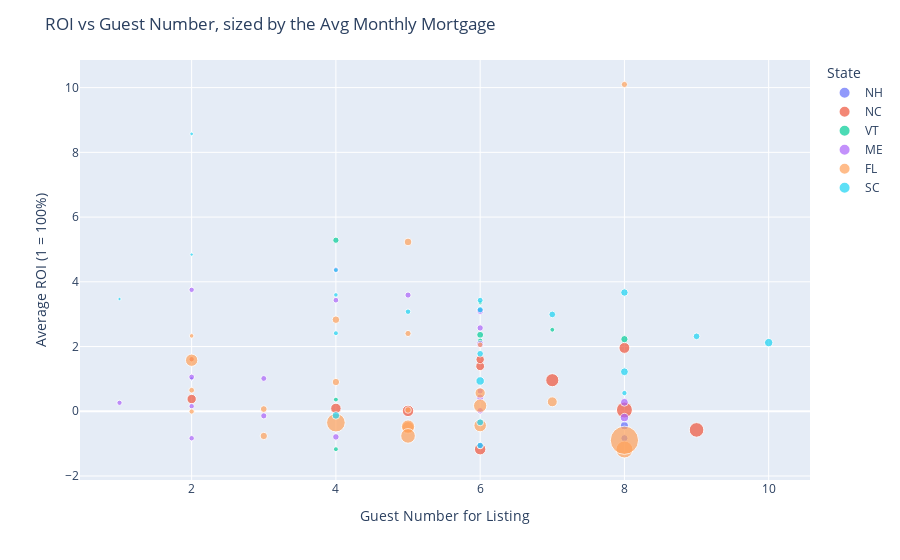
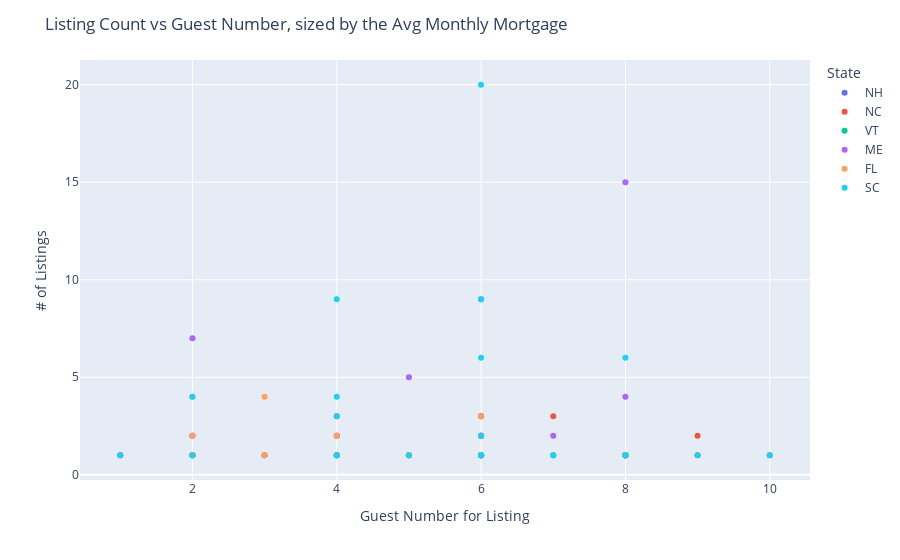

Notebook code for these charts, in order:
### Code cell
roi_bubble_plot(combined_data)
listing_count_bubble_plot(combined_data)

### Figure 1 — Plotly figure (JSON) as saved in the notebook; plotly's stock layout.template omitted (floating-point values rounded to 4 significant figures)
{"data": [{"hovertemplate": "<b>%{hovertext}</b><br><br>State=NH<br>guest_no=%{x}<br>median_ROI=%{y}<br>avg_30_yr_mort=%{marker.size}<extra></extra>", "hovertext": [3809, 3574, 3574, 3251], "legendgroup": "NH", "marker": {"color": "#636efa", "size": [3049.0, 980.8, 1878.0, 3786.0], "sizemode": "area", "sizeref": 117.5, "symbol": "circle"}, "mode": "markers", "name": "NH", "orientation": "v", "showlegend": true, "type": "scatter", "x": [8, 2, 6, 8], "xaxis": "x", "y": [-0.8313, 1.003, null, -0.4465], "yaxis": "y"}, {"hovertemplate": "<b>%{hovertext}</b><br><br>State=NC<br>guest_no=%{x}<br>median_ROI=%{y}<br>avg_30_yr_mort=%{marker.size}<extra></extra>", "hovertext": [28512, 28461, 28428, 28428, 28428, 28428, 28428, 28462, 28480, 28480, 28480, 28480, 28480, 28480, 28480], "legendgroup": "NC", "marker": {"color": "#EF553B", "size": [4572.0, 7004.0, 1711.0, 1711.0, 4154.0, 3941.0, 4367.0, 6588.0, 5147.0, 6435.0, 7722.0, 7722.0, 10130.0, 15000.0, 12560.0], "sizemode": "area", "sizeref": 117.5, "symbol": "circle"}, "mode": "markers", "name": "NC", "orientation": "v", "showlegend": true, "type": "scatter", "x": [6, 8, 1, 2, 6, 8, 10, 9, 2, 4, 5, 6, 7, 8, 9], "xaxis": "x", "y": [1.392, 1.957, null, 1.608, 1.601, null, null, null, 0.3781, 0.0883, 0.01229, -1.171, 0.9602, 0.03973, -0.5758], "yaxis": "y"}, {"hovertemplate": "<b>%{hovertext}</b><br><br>State=VT<br>guest_no=%{x}<br>median_ROI=%{y}<br>avg_30_yr_mort=%{marker.size}<extra></extra>", "hovertext": [5860, 5450, 5751, 5751, 5751, 5478, 5487, 5672], "legendgroup": "VT", "marker": {"color": "#00cc96", "size": [1056.0, 1365.0, 1420.0, 2805.0, 3109.0, 1400.0, 1630.0, 2323.0], "sizemode": "area", "sizeref": 117.5, "symbol": "circle"}, "mode": "markers", "name": "VT", "orientation": "v", "showlegend": true, "type": "scatter", "x": [6, 7, 4, 6, 8, 4, 6, 4], "xaxis": "x", "y": [3.352, 2.519, -1.171, 2.361, 2.229, 0.3616, 2.181, 5.285], "yaxis": "y"}, {"hovertemplate": "<b>%{hovertext}</b><br><br>State=ME<br>guest_no=%{x}<br>median_ROI=%{y}<br>avg_30_yr_mort=%{marker.size}<extra></extra>", "hovertext": [4015, 4015, 4039, 4039, 4043, 4055, 4055, 4064, 4064, 4064, 4064, 4064, 4064, 4064, 4064, 4274, 4071, 4071, 4071, 4072, 4084, 4062], "legendgroup": "ME", "marker": {"color": "#ab63fa", "size": [1982.0, 2420.0, 2016.0, 2273.0, 1749.0, 1688.0, 2298.0, 1611.0, 1728.0, 2020.0, 2516.0, 2246.0, 2517.0, 2764.0, 3655.0, 1910.0, 2241.0, 3146.0, 4236.0, 2904.0, 2854.0, 2355.0], "sizemode": "area", "sizeref": 117.5, "symbol": "circle"}, "mode": "markers", "name": "ME", "orientation": "v", "showlegend": true, "type": "scatter", "x": [2, 6, 4, 6, 2, 2, 6, 1, 2, 3, 4, 5, 6, 7, 8, 4, 3, 6, 8, 6, 6, 6], "xaxis": "x", "y": [1.059, -1.056, 4.37, 0.6273, -0.8329, 3.753, 3.107, 0.2626, 0.1558, 1.014, -0.7922, 3.59, 0.01511, null, 0.277, 3.433, -0.1416, 2.077, -0.1935, 0.4253, 3.1, 2.575], "yaxis": "y"}, {"hovertemplate": "<b>%{hovertext}</b><br><br>State=FL<br>guest_no=%{x}<br>median_ROI=%{y}<br>avg_30_yr_mort=%{marker.size}<extra></extra>", "hovertext": [33109, 33125, 33127, 33127, 33131, 33131, 33133, 33133, 33137, 33138, 33138, 33150, 33139, 33139, 33139, 33139, 33139, 33140, 33141, 33141, 33141, 33169, 33175, 33147], "legendgroup": "FL", "marker": {"color": "#FFA15A", "size": [8746.0, 1841.0, 1938.0, 2541.0, 3201.0, 3201.0, 10290.0, 16940.0, 10430.0, 2225.0, 6232.0, 2263.0, 8962.0, 2708.0, 20410.0, 12590.0, 47013, 3351.0, 1239.0, 9235.0, 5819.0, 668.9, 3518.0, 1661.0], "sizemode": "area", "sizeref": 117.5, "symbol": "circle"}, "mode": "markers", "name": "FL", "orientation": "v", "showlegend": true, "type": "scatter", "x": [5, 6, 2, 5, 3, 4, 5, 8, 6, 5, 6, 8, 2, 3, 4, 5, 8, 4, 2, 6, 7, 3, 5, 2], "xaxis": "x", "y": [-0.5059, 2.054, 0.6501, 0.03988, -0.7629, 0.9031, -0.4717, -1.181, 0.1718, 2.403, 0.5661, 10.1, 1.577, 0.0684, -0.352, -0.761, -0.8963, 2.829, 2.329, -0.44, 0.2918, null, 5.231, -0.007231], "yaxis": "y"}, {"hovertemplate": "<b>%{hovertext}</b><br><br>State=SC<br>guest_no=%{x}<br>median_ROI=%{y}<br>avg_30_yr_mort=%{marker.size}<extra></extra>", "hovertext": [29579, 29579, 29579, 29579, 29579, 29579, 29579, 29572, 29577, 29577, 29577, 29577, 29577, 29582, 29582, 29582, 29582, 29585, 29585, 29575], "legendgroup": "SC", "marker": {"color": "#19d3f3", "size": [637.4, 637.4, 1419.0, 2263.0, 2656.0, 1662.0, 2656.0, 4248.0, 781.6, 1192.0, 1773.0, 2050.0, 3252.0, 1431.0, 2561.0, 3624.0, 4100.0, 3380.0, 2889.0, 2540.0], "sizemode": "area", "sizeref": 117.5, "symbol": "circle"}, "mode": "markers", "name": "SC", "orientation": "v", "showlegend": true, "type": "scatter", "x": [1, 2, 4, 6, 7, 8, 9, 6, 2, 4, 5, 6, 8, 4, 6, 8, 10, 4, 6, 6], "xaxis": "x", "y": [3.469, 4.841, 4.364, 3.137, 2.992, 0.563, 2.315, 0.9367, 8.571, 3.596, 3.076, 3.429, 3.669, 2.412, 1.778, 1.221, 2.122, -0.1287, -0.3409, -1.057], "yaxis": "y"}], "layout": {"legend": {"itemsizing": "constant", "title": {"text": "State"}, "tracegroupgap": 0}, "margin": {"t": 60}, "title": {"text": "ROI vs Guest Number, sized by the Avg Monthly Mortgage"}, "xaxis": {"anchor": "y", "domain": [0, 1], "title": {"text": "Guest Number for Listing"}}, "yaxis": {"anchor": "x", "domain": [0, 1], "title": {"text": "Average ROI (1 = 100%)"}}}}

### Figure 2 — Plotly figure (JSON) as saved in the notebook; plotly's stock layout.template omitted (floating-point values rounded to 4 significant figures)
{"data": [{"hovertemplate": "<b>%{hovertext}</b><br><br>State=NH<br>guest_no=%{x}<br>id=%{y}<extra></extra>", "hovertext": [3809, 3574, 3574, 3251], "legendgroup": "NH", "marker": {"color": "#636efa", "symbol": "circle"}, "mode": "markers", "name": "NH", "orientation": "v", "showlegend": true, "type": "scatter", "x": [8, 2, 6, 8], "xaxis": "x", "y": [1, 1, 1, 1], "yaxis": "y"}, {"hovertemplate": "<b>%{hovertext}</b><br><br>State=NC<br>guest_no=%{x}<br>id=%{y}<extra></extra>", "hovertext": [28512, 28461, 28428, 28428, 28428, 28428, 28428, 28462, 28480, 28480, 28480, 28480, 28480, 28480, 28480], "legendgroup": "NC", "marker": {"color": "#EF553B", "symbol": "circle"}, "mode": "markers", "name": "NC", "orientation": "v", "showlegend": true, "type": "scatter", "x": [6, 8, 1, 2, 6, 8, 10, 9, 2, 4, 5, 6, 7, 8, 9], "xaxis": "x", "y": [1, 1, 1, 1, 2, 1, 1, 1, 1, 2, 1, 3, 3, 1, 2], "yaxis": "y"}, {"hovertemplate": "<b>%{hovertext}</b><br><br>State=VT<br>guest_no=%{x}<br>id=%{y}<extra></extra>", "hovertext": [5860, 5450, 5751, 5751, 5751, 5478, 5487, 5672], "legendgroup": "VT", "marker": {"color": "#00cc96", "symbol": "circle"}, "mode": "markers", "name": "VT", "orientation": "v", "showlegend": true, "type": "scatter", "x": [6, 7, 4, 6, 8, 4, 6, 4], "xaxis": "x", "y": [1, 1, 1, 1, 1, 1, 1, 1], "yaxis": "y"}, {"hovertemplate": "<b>%{hovertext}</b><br><br>State=ME<br>guest_no=%{x}<br>id=%{y}<extra></extra>", "hovertext": [4015, 4015, 4039, 4039, 4043, 4055, 4055, 4064, 4064, 4064, 4064, 4064, 4064, 4064, 4064, 4274, 4071, 4071, 4071, 4072, 4084, 4062], "legendgroup": "ME", "marker": {"color": "#ab63fa", "symbol": "circle"}, "mode": "markers", "name": "ME", "orientation": "v", "showlegend": true, "type": "scatter", "x": [2, 6, 4, 6, 2, 2, 6, 1, 2, 3, 4, 5, 6, 7, 8, 4, 3, 6, 8, 6, 6, 6], "xaxis": "x", "y": [2, 3, 2, 2, 1, 2, 2, 1, 7, 1, 3, 5, 9, 2, 15, 1, 1, 1, 4, 1, 1, 2], "yaxis": "y"}, {"hovertemplate": "<b>%{hovertext}</b><br><br>State=FL<br>guest_no=%{x}<br>id=%{y}<extra></extra>", "hovertext": [33109, 33125, 33127, 33127, 33131, 33131, 33133, 33133, 33137, 33138, 33138, 33150, 33139, 33139, 33139, 33139, 33139, 33140, 33141, 33141, 33141, 33169, 33175, 33147], "legendgroup": "FL", "marker": {"color": "#FFA15A", "symbol": "circle"}, "mode": "markers", "name": "FL", "orientation": "v", "showlegend": true, "type": "scatter", "x": [5, 6, 2, 5, 3, 4, 5, 8, 6, 5, 6, 8, 2, 3, 4, 5, 8, 4, 2, 6, 7, 3, 5, 2], "xaxis": "x", "y": [1, 1, 1, 1, 1, 2, 1, 1, 1, 1, 2, 1, 4, 4, 3, 1, 1, 1, 2, 3, 1, 1, 1, 1], "yaxis": "y"}, {"hovertemplate": "<b>%{hovertext}</b><br><br>State=SC<br>guest_no=%{x}<br>id=%{y}<extra></extra>", "hovertext": [29579, 29579, 29579, 29579, 29579, 29579, 29579, 29572, 29577, 29577, 29577, 29577, 29577, 29582, 29582, 29582, 29582, 29585, 29585, 29575], "legendgroup": "SC", "marker": {"color": "#19d3f3", "symbol": "circle"}, "mode": "markers", "name": "SC", "orientation": "v", "showlegend": true, "type": "scatter", "x": [1, 2, 4, 6, 7, 8, 9, 6, 2, 4, 5, 6, 8, 4, 6, 8, 10, 4, 6, 6], "xaxis": "x", "y": [1, 4, 3, 9, 1, 1, 1, 1, 1, 9, 1, 6, 1, 4, 20, 6, 1, 1, 2, 1], "yaxis": "y"}], "layout": {"legend": {"title": {"text": "State"}, "tracegroupgap": 0}, "margin": {"t": 60}, "title": {"text": "Listing Count vs Guest Number, sized by the Avg Monthly Mortgage"}, "xaxis": {"anchor": "y", "domain": [0, 1], "title": {"text": "Guest Number for Listing"}}, "yaxis": {"anchor": "x", "domain": [0, 1], "title": {"text": "# of Listings"}}}}
